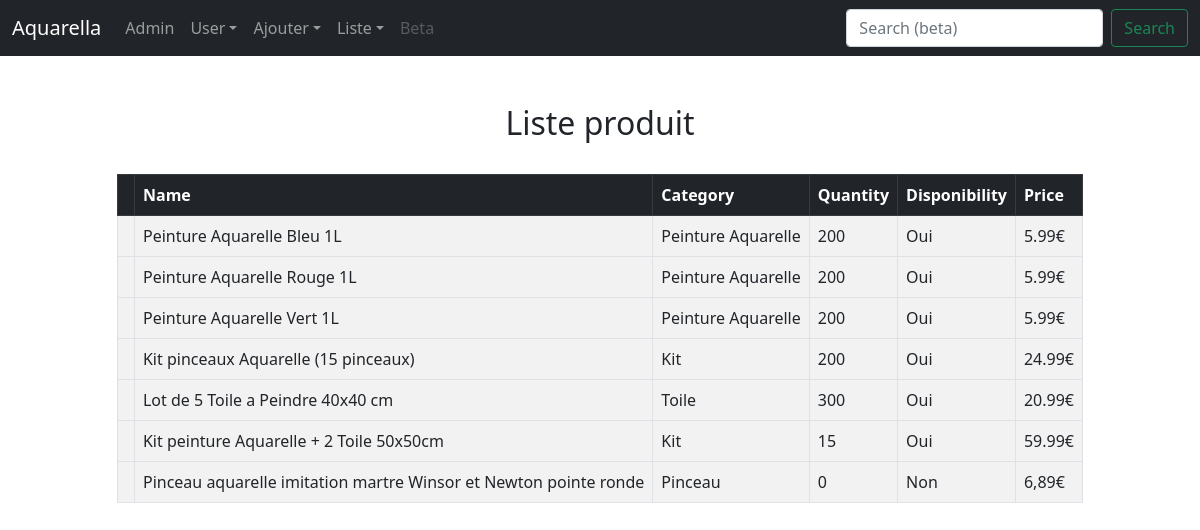
The app's page /Produit/ with its own data.
### accounts/models.py (models this page shows, shortened)
class Produit(models.Model):
    name=models.CharField('Nom du produit',max_length=200)
    type=models.CharField('Type de produit',max_length=200)
    quantity=models.CharField('Quantité',max_length=4)
    disponibility=models.CharField('Disponible',max_length=5)
    price=models.CharField('Prix',max_length=7)

### accounts/views.py (the view)
# urls.py: path('Produit/',views.produit,name='produit'),
def produit(request): #pour remplire produit
	all_fields = Produit.objects.all()
	context = {'champs_liste' : all_fields}
	return render(request, 'Produit.html', context)

### templates/Produit.html (shortened to what this page needs)
{% extends 'base.html' %}
{% block content %}
<center><h2>Liste produit</h2></center>
<br/>
<table style="margin: auto; width: auto;" class="table table-bordered table-striped table-hover">
<thead >
  <tr class="table-dark">
    <th scope="col"></th>
    <th scope="col">Name</th>
    <th scope="col">Category</th>
    <th scope="col">Quantity</th>
    <th scope="col">Disponibility</th>
    <th scope="col">Price</th>
  </tr>
</thead>
{% for champs in champs_liste %}
<tbody>
  <tr>
    <th scope="col"></th>
    <td> {{ champs.name }}</td>
    <td> {{ champs.type }}</td>
    <td> {{ champs.quantity }}</td>
    <td> {{ champs.disponibility }}</td>
    <td> {{ champs.price }}</td>
  </tr>
</tbody>
{% endfor %}
</table>
{% endblock content %}

### records on screen
Produit: name "Peinture Aquarelle Bleu 1L", type "Peinture Aquarelle", quantity "200", disponibility "Oui", price "5.99€"
Produit: name "Peinture Aquarelle Rouge 1L", type "Peinture Aquarelle", quantity "200", disponibility "Oui", price "5.99€"
Produit: name "Peinture Aquarelle Vert 1L", type "Peinture Aquarelle", quantity "200", disponibility "Oui", price "5.99€"
Produit: name "Kit pinceaux Aquarelle (15 pinceaux)", type "Kit", quantity "200", disponibility "Oui", price "24.99€"
Produit: name "Lot de 5 Toile a Peindre 40x40 cm", type "Toile", quantity "300", disponibility "Oui", price "20.99€"
Produit: name "Kit peinture Aquarelle + 2 Toile 50x50cm", type "Kit", quantity "15", disponibility "Oui", price "59.99€"
Produit: name "Pinceau aquarelle imitation martre Winsor et Newton pointe ronde", type "Pinceau", quantity "0", disponibility "Non", price "6,89€"
